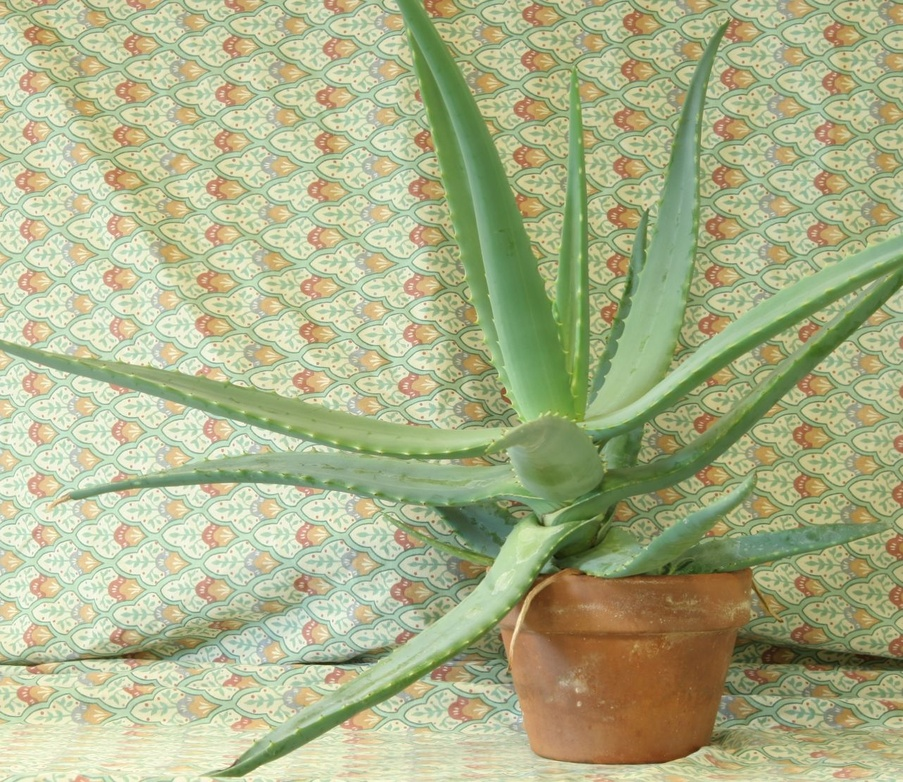
//> input picture simple image version/Opencv_test/aloeL.jpg, 903 x 782 px, shrunk from 1282 x 1110 before the run
$ ./test   (built with g++ and OpenCV 4)
//> lines starting //> are read from the running program, lines starting //| are printed output that depends on the picture
#include <opencv2/opencv.hpp>
#include <opencv2/xfeatures2d.hpp>
//#include <opencv2/core/cuda.hpp>
//#include <opencv2/core/utils/parallel.hpp>
#include <iostream>
using namespace std;
using namespace cv;
using namespace xfeatures2d;
int main()
{
	Mat img1, img2;
	img1 = imread("D:\\DeskTop\\file\\ptest\\aloeL.jpg");
//> img1 is the input picture: 782 rows x 903 cols, CV_8UC3; mean B, G, R 136.7, 177.2, 171.2
	img2 = imread("D:\\DeskTop\\file\\ptest\\aloeR.jpg");
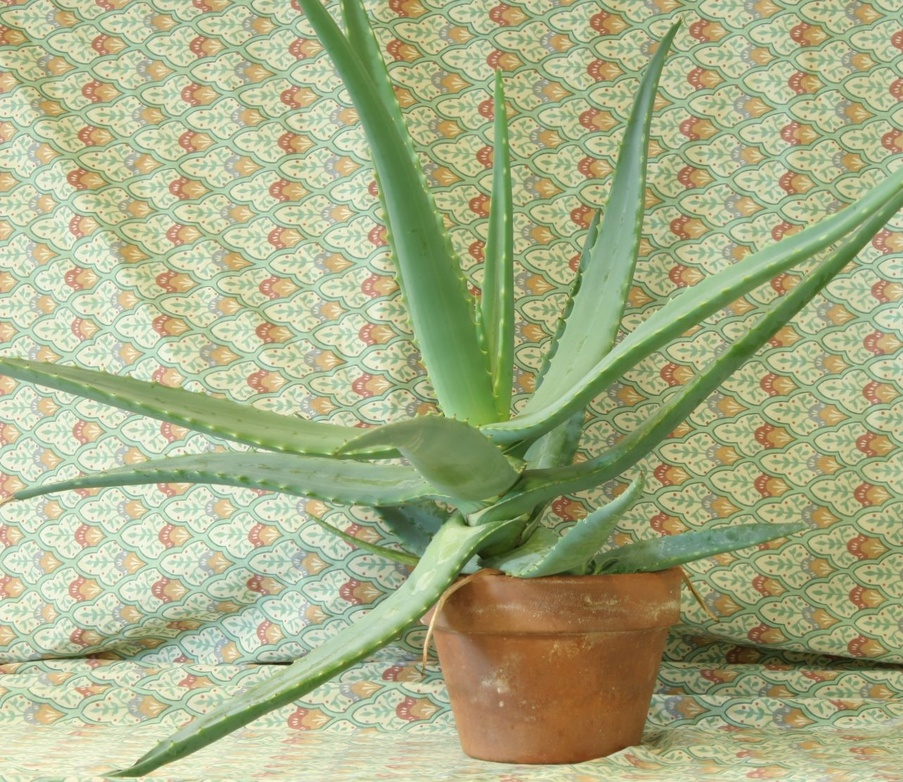
//> input picture simple image version/Opencv_test/aloeR.jpg, 903 x 782 px, shrunk from 1282 x 1110 before the run
//> img2 is the input picture: 782 rows x 903 cols, CV_8UC3; mean B, G, R 134.2, 174.2, 168
    //创建特征点检测
	Ptr<SIFT> sift = SIFT::create();//描述子对象
	vector<KeyPoint> kp1, kp2;//兴趣点
	Mat describes1, describes2;//描述子
	//寻找兴趣点寻找描述子
	sift->detectAndCompute(img1, Mat(), kp1, describes1);
//> kp1 = 12587 keypoints; strongest (x, y, size): (358, 659, 10.6), (541, 523, 5.9), (525, 547, 30.3), (564, 555, 21)
	sift->detectAndCompute(img2, Mat(), kp2, describes2);
//> kp2 = 12618 keypoints; strongest (x, y, size): (288, 663, 4.5), (466, 523, 5.4), (450, 545, 27.9), (141, 769, 10.5)
	FlannBasedMatcher matcher;//创建匹配Flann匹配器
	vector<vector<DMatch>> matches;//匹配结果存放
	matcher.knnMatch(describes1, describes2, matches, 2);//存放匹配结果，最匹配，次匹配
//> matches = 12587 matches
	vector<DMatch> good;
	for (int i = 0; i < matches.size(); i++)
	{
		if (matches[i][0].distance < (0.65 * matches[i][1].distance))
		{
			good.push_back(matches[i][0]);
		}
	}
//> after the loop, good = 4259 matches
	Mat pic;
	drawMatches(img1, kp1, img2, kp2, good, pic);
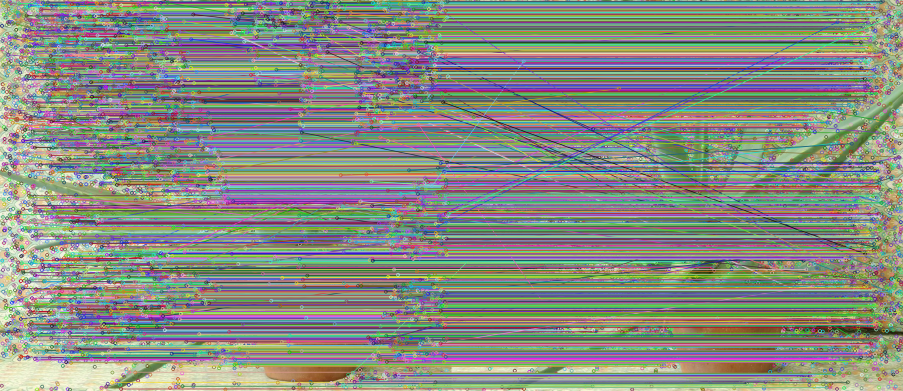
//> pic: 782 rows x 1806 cols, CV_8UC3 (shown at 1/2 size); mean B, G, R 129.8, 139, 135.3

	if (good.size() > 10)
	{
		vector<Point2f> src_pts, dst_pts;
		for (const auto match : good)
		{
			src_pts.push_back(kp1[match.queryIdx].pt);
			dst_pts.push_back(kp2[match.trainIdx].pt);
		}
//> after the loop, src_pts = 4259 Points (x, y), first 12: [6.37, 129.6], [6.85, 327.9], [10.8, 615.1], [11.48, 235], [12.01, 217], [13.91, 67.1], [13.93, 4.49], [15.74, 228], [16.22, 109.2], [18.62, 73.63], [19.52, 428.6], [23.42, 604.9]; dst_pts = 4259 Points (x, y), first 12: [459.2, 150.9], [137.1, 321.2], [227.3, 513.3], [63.05, 332.8], [62.93, 314.7], [145.3, 361.1], [557.6, 229.2], [67.01, 326.1], [864.6, 266], [151.1, 368.1], [63.63, 427], [60.92, 196.2]

		Mat M, mask;
		M = findHomography(src_pts, dst_pts, RANSAC, 2.0, mask);
//> M = [[0.998, -0.0228, -32.81], [-0.00118, 0.993, 1.07], [-4.16e-06, -7.93e-06, 1]]; mask = 4259 values, max 1 at index 26, min 0 at index 0, mean 0.637

		Mat warpimg;
		warpPerspective(img2, warpimg, M.inv(), Size(img1.cols + img2.cols, img2.rows));
		//namedWindow("warpimg", WINDOW_FREERATIO);
		//imshow("warpimg", warpimg);


		Mat direct = warpimg.clone();//复制img2变换后的图
		img1.copyTo(direct(Rect(0,0,img1.cols,img1.rows)));//将img1，2放在同一张图上并指定img1放置位置
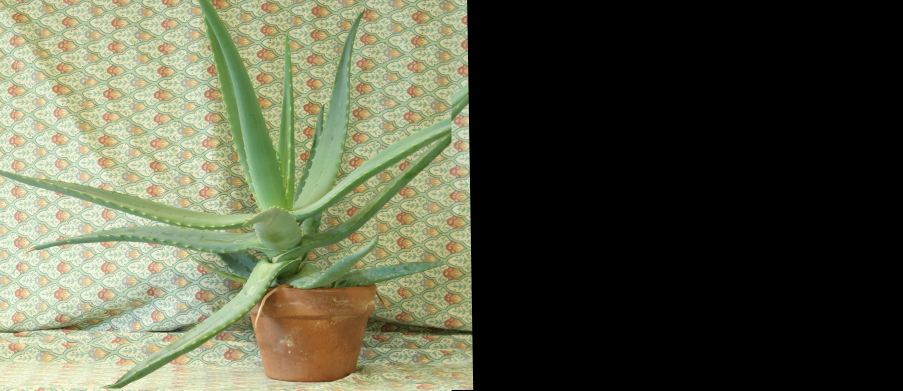
//> direct: 782 rows x 1806 cols, CV_8UC3 (shown at 1/2 size); mean B, G, R 71, 92.1, 89.1
		//namedWindow("direct", WINDOW_FREERATIO);
		//imshow("direct", direct);

		//寻找图像拼接重叠的左右边界
		int rows = img1.rows;//img1 行
//> rows = 782
		int cols = img1.cols;//img1 列
//> cols = 903
		int left = 0;//左边界起始
		int right = img1.cols;//右边界起始
//> right = 903
		Mat grayimg1, graywarpimg;
		cvtColor(img1, grayimg1, COLOR_BGR2GRAY);
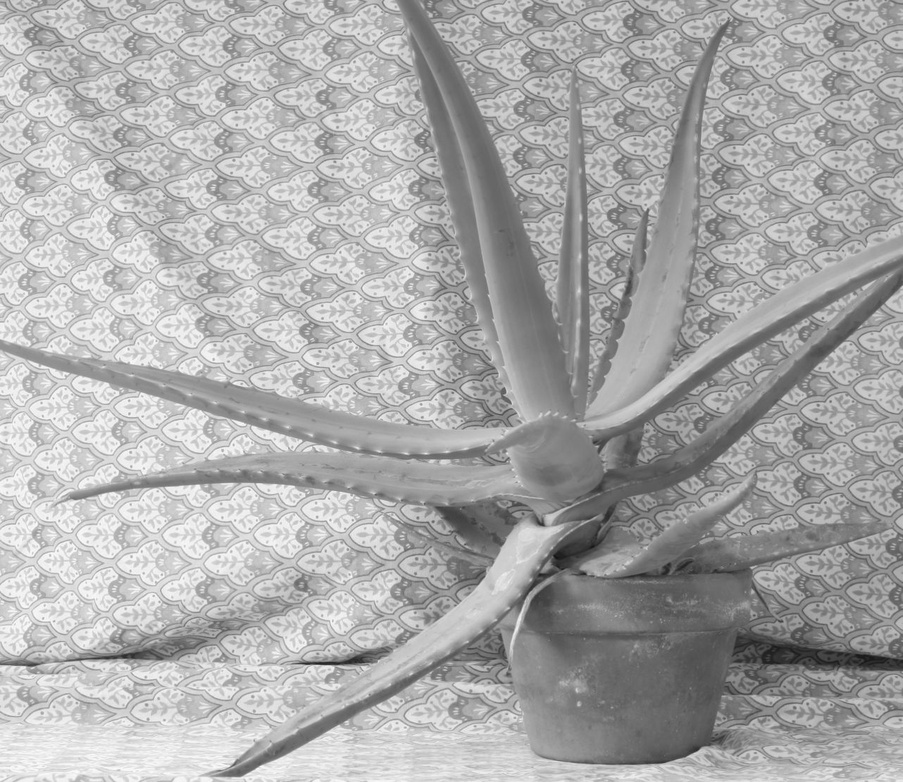
//> grayimg1: 782 rows x 903 cols, CV_8UC1; min 18, max 253, mean 170.8
		cvtColor(warpimg, graywarpimg, COLOR_BGR2GRAY);
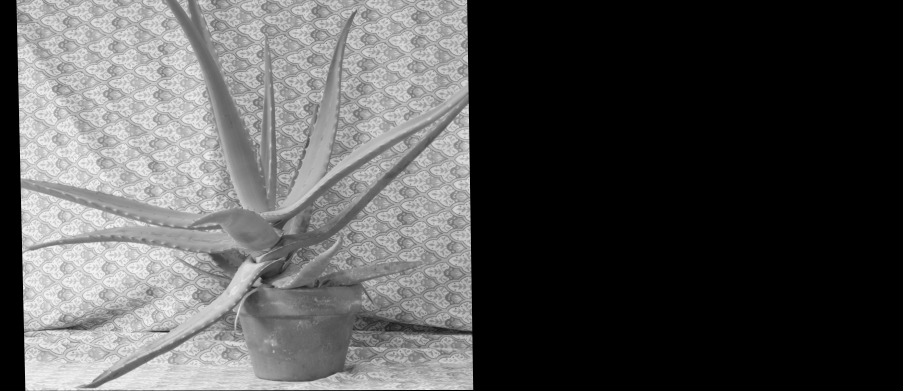
//> graywarpimg: 782 rows x 1806 cols, CV_8UC1 (shown at 1/2 size); min 0, max 247, mean 83.4
		//左,遍历img1,warpimg的列元素，同时含有非0像素使即找到起始左边界
		for (int col = 0; col < cols; col++)
		{
			if (countNonZero(grayimg1.col(col))>0 && countNonZero(graywarpimg.col(col)) > 0)
			{
				left = col;
				break;
			}
		}
		//右A
		for (int col = cols - 1; col >= left; col--)
		{
			if (countNonZero(grayimg1.col(col)) > 0 && countNonZero(graywarpimg.col(col)) > 0)
			{
				right = col;
				break;
			}
		}
//> this loop made 1 pass
		//对重叠区域加权处理
		Mat img_res(rows,cols,CV_8UC3, cv::Scalar(0));//创捷结果存储图像
		//遍历行列处理
		for (int row = 0; row < rows; row++)
		{
			for (int col = 0; col < cols; col++)
			{
				if (img1.at<Vec3b>(row, col) == Vec3b(0, 0, 0))
					img_res.at<Vec3b>(row, col) = warpimg.at<Vec3b>(row, col);
				else if (warpimg.at<Vec3b>(row, col) == Vec3b(0, 0, 0))
					img_res.at<Vec3b>(row, col) = img1.at<Vec3b>(row, col);
				else
				{
					double srcimgLen = abs(col - left);
					double testimgLen = abs(col - right);
					double alpha = srcimgLen / (srcimgLen + testimgLen);
					img_res.at<Vec3b>(row, col) = img1.at<Vec3b>(row, col) * (1.2 - alpha) + warpimg.at<Vec3b>(row, col) * alpha;
				}
			}
		}
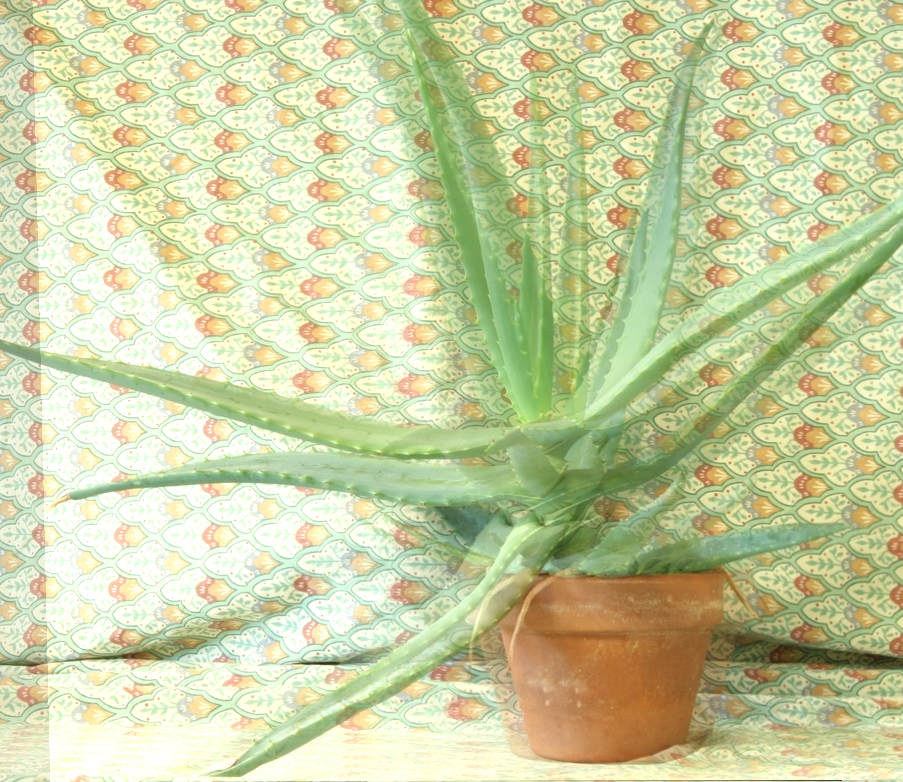
//> img_res: 782 rows x 903 cols, CV_8UC3; mean B, G, R 162.7, 207.7, 201.3
		Ptr<Stitcher> stitcher = Stitcher::create();
		vector<Mat> img = { img1,img2 };
		Mat img_res1;
		stitcher->stitch(img, img_res1);
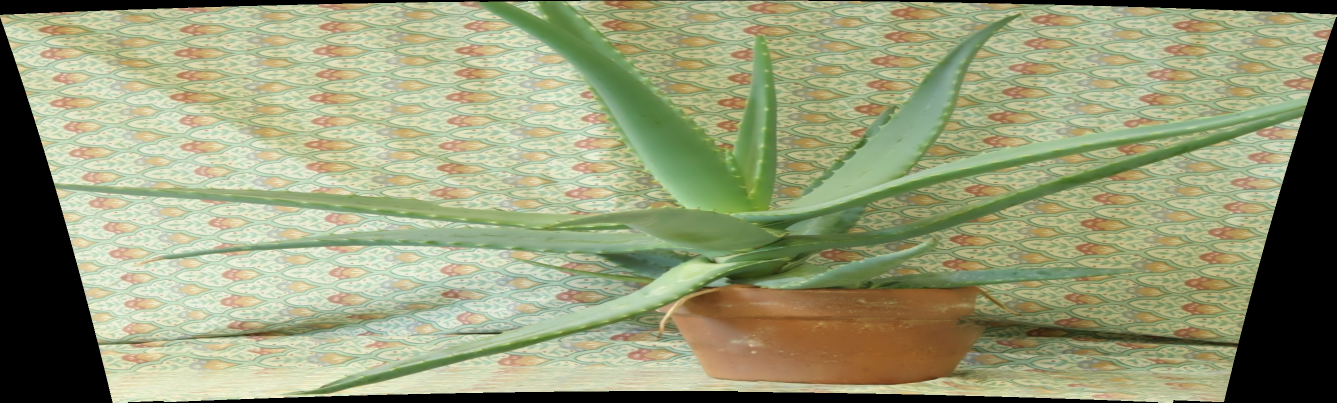
//> img_res1: 805 rows x 2673 cols, CV_8UC3 (shown at 1/2 size); mean B, G, R 119.2, 154.7, 149.6
		namedWindow("img_res1", WINDOW_FREERATIO);
		namedWindow("img_res", WINDOW_FREERATIO);
		imshow("img_res", img_res);
		imshow("img_res1", img_res1);
	}

	waitKey();
	destroyAllWindows();
	return 0;
}
